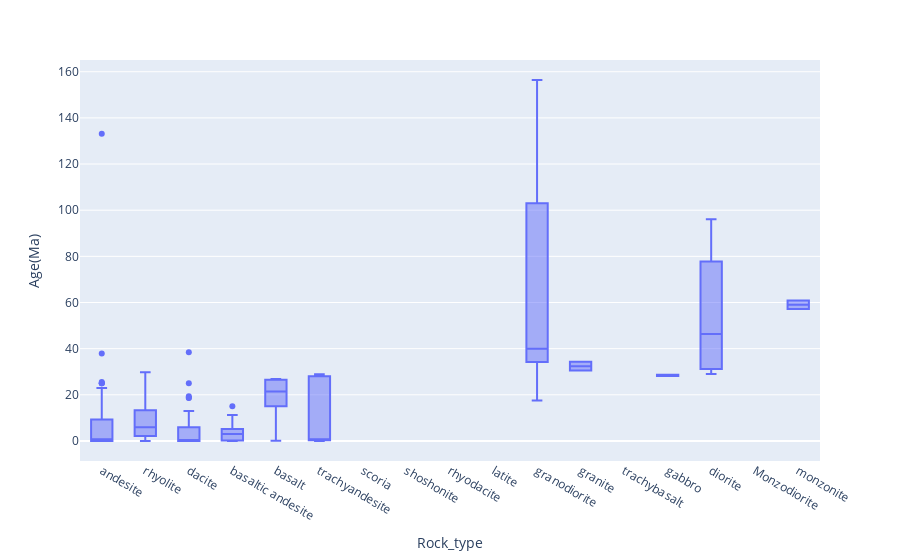

The code cell stored with this chart in its notebook:
### Code cell
px.box(df_coordenadas, x= 'Rock_type', y= 'Age(Ma)')

### Figure 1 — Plotly figure (JSON) as saved in the notebook; plotly's stock layout.template omitted (floating-point values rounded to 4 significant figures; data arrays with more than 128 entries replaced by an {"elided": "..."} marker saying what was removed)
{"data": [{"alignmentgroup": "True", "hovertemplate": "Rock_type=%{x}<br>Age(Ma)=%{y}<extra></extra>", "legendgroup": "", "marker": {"color": "#636efa"}, "name": "", "notched": false, "offsetgroup": "", "orientation": "v", "showlegend": false, "type": "box", "x": {"elided": "1786 str values"}, "x0": " ", "xaxis": "x", "y": {"elided": "1786 float values"}, "y0": " ", "yaxis": "y"}], "layout": {"boxmode": "group", "legend": {"tracegroupgap": 0}, "margin": {"t": 60}, "xaxis": {"anchor": "y", "domain": [0, 1], "title": {"text": "Rock_type"}}, "yaxis": {"anchor": "x", "domain": [0, 1], "title": {"text": "Age(Ma)"}}}}
